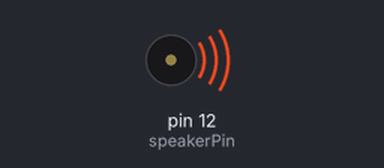
The sketch below on a simulated Arduino Uno, built with avr-gcc and run on an emulated ATmega328P. On the bench: buzzer (waves = sounding). What the sketch prints to the serial monitor is not drawn.

Above: at 0.2 s.
Timing chart, 0 to 5.2 s (numbered marks = the images above):
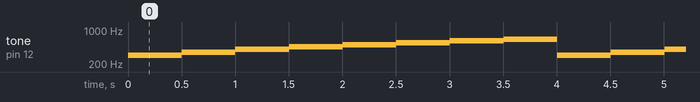

The sketch:

08_toneStaircase_acrossLoops.ino
```cpp
// generate a simple tone
// https://www.arduino.cc/reference/en/language/functions/advanced-io/tone/

// speaker variable
int speakerPin = 12;

// size of tone steps
int stepSize = 50;

// counters
int loopCounter = 0;
int stepCount = 0;

void setup() {
  // put your setup code here, to run once:
  Serial.begin(9600);
  Serial.println(__FILE__);
}

void loop() {

  Serial.print("\nloop "); // \n = inside quotes == newline
  Serial.println(loopCounter);

    Serial.print("  tone "); // \n = inside quotes == newline
    Serial.print(stepCount);

    // calculate the freqency (tone) for THIS loop / stepCount
    int freq = 300 + (stepCount*stepSize);
    tone( speakerPin, freq, 500);

    // print out the frequency
    Serial.print("\tfreq ");
    Serial.println(freq);

    // duration of each tone
    delay(500);

    // pause between notes? try uncommenting following two lines
      // noTone(speakerPin);
      // delay(50);


  // silent pause
  // compare with toneStaircase.ino -- this FALLS BETWEEN TONES NOW !!!
  noTone(speakerPin);
  //delay(1000);

  //increment and limit stepCount
  stepCount++;
  if ( stepCount >= 8 ) {
    stepCount=0;
    // add noTone AND delay here for silence BETWEEN sets
      // noTone(speakerPin);
      // delay(1000);
  }

  //increment loop counter
  loopCounter++;

}
```

Measured:
- by itself, tone on pin 12 (speakerPin): repeats every 4.0 s: 350 Hz 0.50 s, 400 Hz 0.50 s, 450 Hz 0.50 s, 500 Hz 0.50 s, 550 Hz 0.50 s, 600 Hz 0.50 s, 650 Hz 0.50 s, 300 Hz 0.50 s
